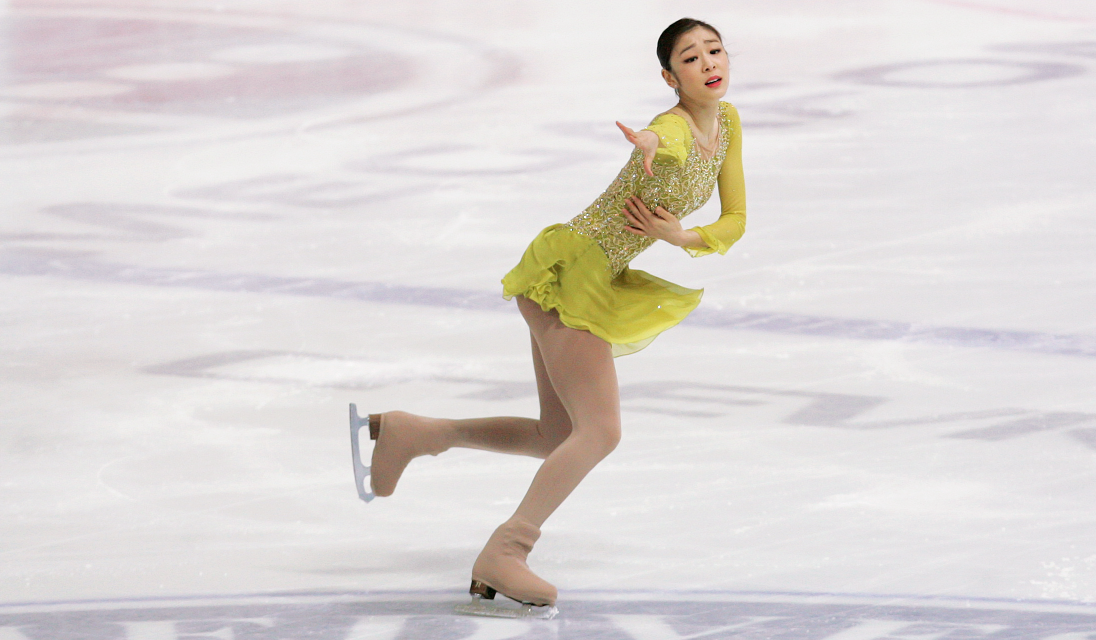
#> input picture datasets/yuna_kim_dataset/11242053956_c73379d8d1_o.png, 2192 x 1280 px (shown at 1/2 size); its folder holds 4 pictures in this run
$ jupyter execute work.ipynb
#> lines starting #> are read from the running program, lines starting #| are printed output that depends on the picture
[cell 1]
import cv2
import os
from pathlib import Path

[cell 2]
dataset = Path("yuna_kim_dataset")

[cell 3]
img_files = dataset.glob("*")

[cell 4]
filename_head = "yuna_kim_"

for idx, file in enumerate(img_files):
    img = cv2.imread(os.path.abspath(file))
#> img is the input picture: shape (1280, 2192, 3); mean B, G, R 213.3, 215.6, 220.9


    new_img = cv2.resize(img, (1024,1024), interpolation=cv2.INTER_CUBIC)
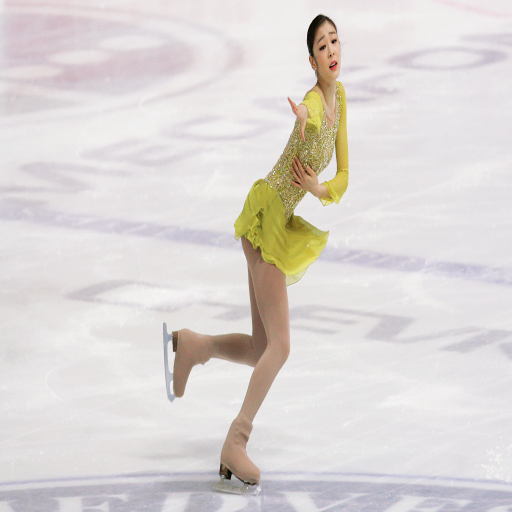
#> new_img: shape (1024, 1024, 3) (shown at 1/2 size); mean B, G, R 213.3, 215.6, 220.9

    dir_located = os.path.dirname(file)

    cv2.imwrite(os.path.join(dir_located, "resized", f"{filename_head}{idx}.png"), new_img)
#> pass 2 of the loop `for idx, file in enumerate(img_files):`:
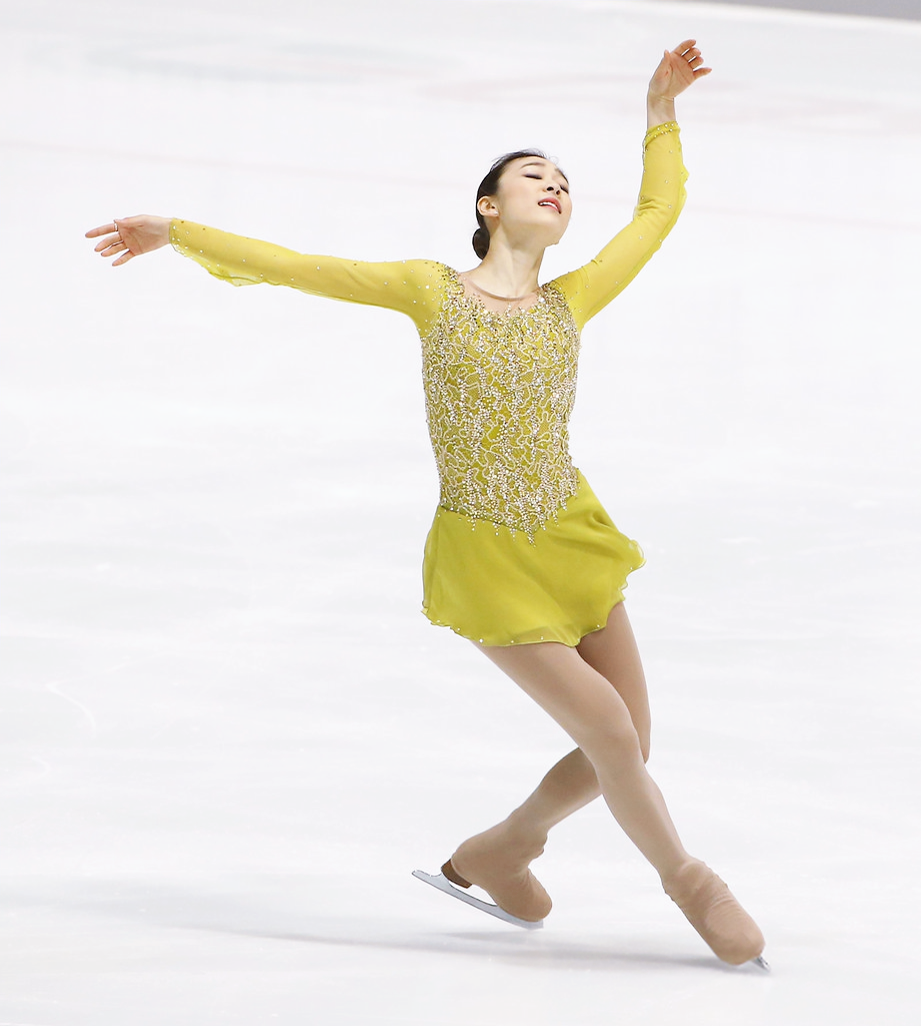
#> input picture datasets/yuna_kim_dataset/11242108093_941f9e1464_o.png, 921 x 1026 px
#> img is the input picture: shape (1026, 921, 3); mean B, G, R 226.6, 232.9, 236.7
#> `new_img = cv2.resize(img, (1024,1024), interpolation=cv2.INTER_CUBIC)`:
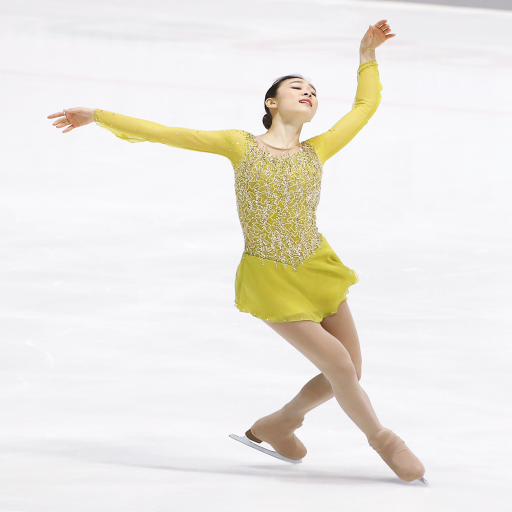
#> new_img: shape (1024, 1024, 3) (shown at 1/2 size); mean B, G, R 226.6, 232.9, 236.7
